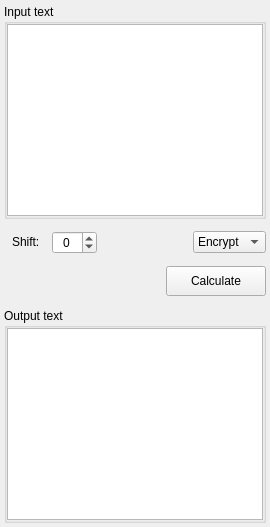
          <widget class="QWidget" name="page_4">
           <layout class="QVBoxLayout" name="verticalLayout_16">
            <property name="spacing">
             <number>12</number>
            </property>
            <property name="leftMargin">
             <number>4</number>
            </property>
            <property name="topMargin">
             <number>4</number>
            </property>
            <property name="rightMargin">
             <number>4</number>
            </property>
            <property name="bottomMargin">
             <number>4</number>
            </property>
            <item>
             <widget class="QGroupBox" name="page_4_group_box_input">
              <property name="title">
               <string>Input text</string>
              </property>
              <layout class="QVBoxLayout" name="verticalLayout_15">
               <property name="spacing">
                <number>0</number>
               </property>
               <property name="leftMargin">
                <number>0</number>
               </property>
               <property name="topMargin">
                <number>0</number>
               </property>
               <property name="rightMargin">
                <number>0</number>
               </property>
               <property name="bottomMargin">
                <number>0</number>
               </property>
               <item>
                <widget class="QTextEdit" name="page_4_text_edit_input"/>
               </item>
              </layout>
             </widget>
            </item>
            <item>
             <layout class="QHBoxLayout" name="page_4_horizontal_layout_1">
              <property name="spacing">
               <number>12</number>
              </property>
              <property name="leftMargin">
               <number>8</number>
              </property>
              <property name="topMargin">
               <number>0</number>
              </property>
              <item>
               <widget class="QLabel" name="page_4_label_shift">
                <property name="sizePolicy">
                 <sizepolicy hsizetype="Minimum" vsizetype="Fixed">
                  <horstretch>0</horstretch>
                  <verstretch>0</verstretch>
                 </sizepolicy>
                </property>
                <property name="text">
                 <string>Shift:</string>
                </property>
               </widget>
              </item>
              <item>
               <widget class="QSpinBox" name="page_4_spin_box_shift">
                <property name="alignment">
                 <set>Qt::AlignCenter</set>
                </property>
                <property name="buttonSymbols">
                 <enum>QAbstractSpinBox::UpDownArrows</enum>
                </property>
                <property name="minimum">
                 <number>-50</number>
                </property>
                <property name="maximum">
                 <number>50</number>
                </property>
               </widget>
              </item>
              <item>
               <spacer name="page_4_horizontal_spacer_1">
                <property name="orientation">
                 <enum>Qt::Horizontal</enum>
                </property>
                <property name="sizeHint" stdset="0">
                 <size>
                  <width>40</width>
                  <height>20</height>
                 </size>
                </property>
               </spacer>
              </item>
              <item>
               <widget class="QComboBox" name="page_4_combo_box_type">
                <property name="sizePolicy">
                 <sizepolicy hsizetype="Fixed" vsizetype="Fixed">
                  <horstretch>0</horstretch>
                  <verstretch>0</verstretch>
                 </sizepolicy>
                </property>
                <item>
                 <property name="text">
                  <string>Encrypt</string>
                 </property>
                </item>
                <item>
                 <property name="text">
                  <string>Decrypt</string>
                 </property>
                </item>
               </widget>
              </item>
             </layout>
            </item>
            <item>
             <layout class="QHBoxLayout" name="page_4_horizontal_layout_2">
              <property name="spacing">
               <number>0</number>
              </property>
              <item>
               <spacer name="page_4_horizontal_spacer_2">
                <property name="orientation">
                 <enum>Qt::Horizontal</enum>
                </property>
                <property name="sizeHint" stdset="0">
                 <size>
                  <width>40</width>
                  <height>20</height>
                 </size>
                </property>
               </spacer>
              </item>
              <item>
               <widget class="QPushButton" name="page_4_button_calc">
                <property name="sizePolicy">
                 <sizepolicy hsizetype="Fixed" vsizetype="Fixed">
                  <horstretch>0</horstretch>
                  <verstretch>0</verstretch>
                 </sizepolicy>
                </property>
                <property name="minimumSize">
                 <size>
                  <width>100</width>
                  <height>30</height>
                 </size>
                </property>
                <property name="text">
                 <string>Calculate</string>
                </property>
               </widget>
              </item>
             </layout>
            </item>
            <item>
             <widget class="QGroupBox" name="page_4_group_box_output">
              <property name="title">
               <string>Output text</string>
              </property>
              <layout class="QVBoxLayout" name="verticalLayout_14">
               <property name="spacing">
                <number>0</number>
               </property>
               <property name="leftMargin">
                <number>0</number>
               </property>
               <property name="topMargin">
                <number>0</number>
               </property>
               <property name="rightMargin">
                <number>0</number>
               </property>
               <property name="bottomMargin">
                <number>0</number>
               </property>
               <item>
                <widget class="QTextEdit" name="page_4_text_edit_output">
                 <property name="readOnly">
                  <bool>true</bool>
                 </property>
                </widget>
               </item>
              </layout>
             </widget>
            </item>
           </layout>
          </widget>
